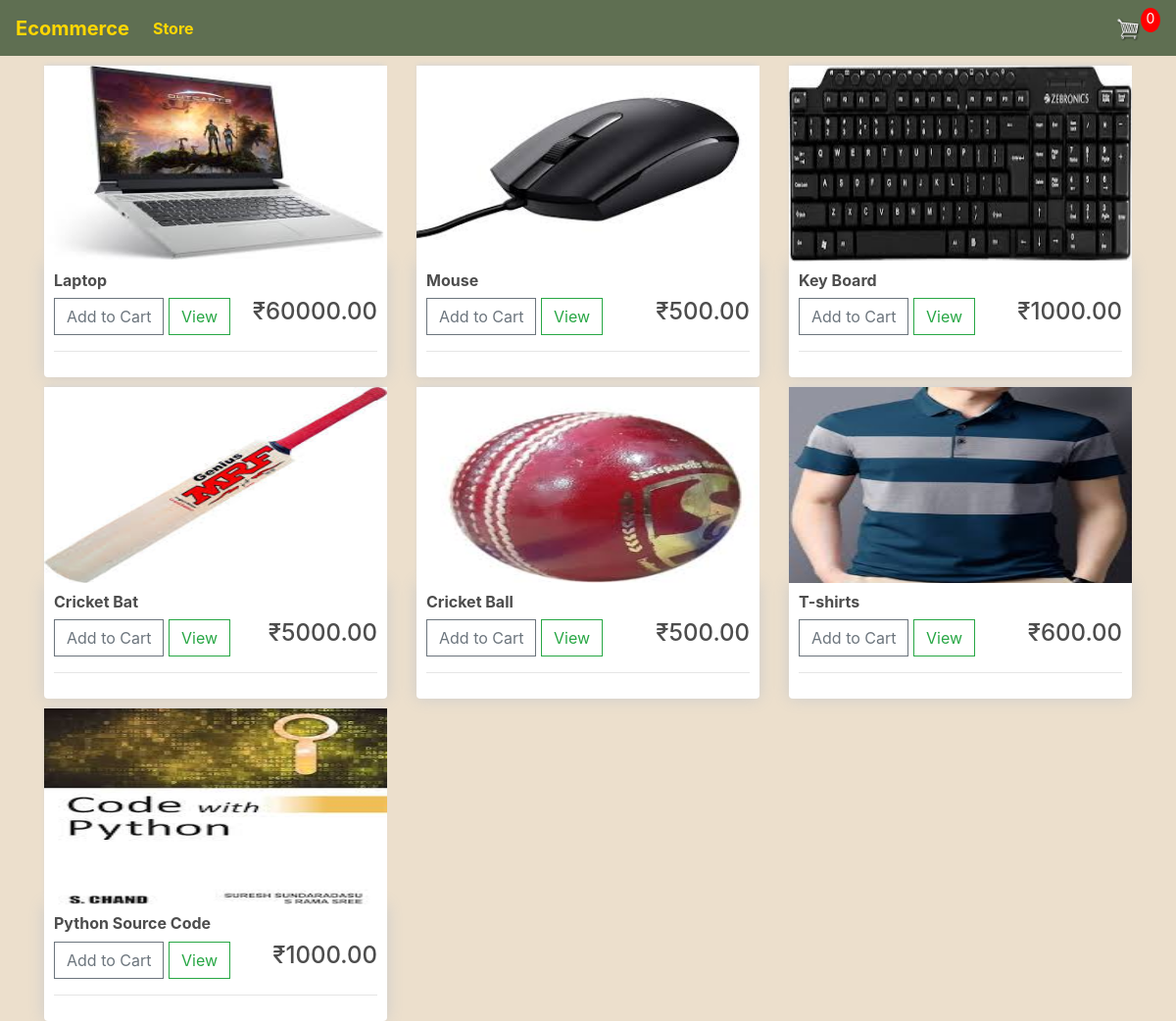
The page / on the database its author committed.
### store/models.py (models this page shows, shortened)
class Product(models.Model):
    name=models.CharField(max_length=100)
    price=models.DecimalField(max_digits=7, decimal_places=2)
    digit=models.BooleanField(default=False,null=True,blank=True)
    image=models.ImageField(null=True, blank=True)
    @property
    def imageURL(self):
        try:
            url=self.image.url
        except:
            url=''
        return  url

### store/views.py (the view)
# urls.py: path('',include('store.urls'))
def store(request):
	data=cartData(request)
	cartItems=data['cartItems']
	items=data['items']
	order=data['order']
	products = Product.objects.all()
	context = {'products':products, 'cartItems':cartItems}
	return render(request, 'store/store.html', context)

### store/utils.py (called while the page is built, shortened)
def cookieCart(request):
    try:
        cart = json.loads(request.COOKIES['cart'])
    except:
        cart = {}
        print('Cart:', cart)
    items = []
    order = {'get_cart_total': 0, 'get_cart_items': 0, 'shipping': False}
    cartItems = order['get_cart_items']
    return {'cartItems': cartItems, 'order': order,'items':items}

def cartData(request):
    if request.user.is_authenticated:
        customer = request.user.customer
        order, created = Order.objects.get_or_create(customer=customer, complete=False)
        items = order.orderitem_set.all()
        cartItems = order.get_cart_items
    else:
        cookieData = cookieCart(request)
        order = cookieData['order']
        cartItems = cookieData['cartItems']
        items = cookieData['items']
    return {'cartItems':cartItems, 'order':order, 'items':items}

### store/templates/store/store.html (shortened to what this page needs)
{% extends 'store/main.html' %}
{% load static %}
{% block content %}
<div class="row">
    {% for product in products %}
    <div class="col-lg-4">
        <img class="thumbnail" src="{{product.imageURL}}">
        <div class="box-element product">
            <h6><strong>{{product.name}}</strong></h6>
             <button data-product="{{product.id}}" data-action="add" class="btn btn-outline-secondary add-btn update-cart">Add to Cart</button>
            <a class="btn btn-outline-success" href="#">View</a>
            <h4 style="display: inline-block; float: right">&#x20B9;{{product.price|floatformat:2}}</h4>
            <hr>
        </div>
    </div>
    {% endfor %}
</div>
{% endblock content %}

### store/templates/store/main.html (shortened to what this page needs)
{% load static %}
<!DOCTYPE html>
<html lang="en">
<head>
	<link rel="stylesheet" href="https://stackpath.bootstrapcdn.com/bootstrap/4.4.1/css/bootstrap.min.css">
    <link rel="stylesheet" type="text/css" href="{% static 'css/main.css' %}">
</head>
<body style="background-color:#ECDFCC">
<nav class="navbar navbar-expand-lg navbar-light" style="background-color:#5F6F52">
  <a class="navbar-brand" href="{% url 'store' %}" style="color:#FFD700; font-weight: bold;">Ecommerce</a>
  <div class="collapse navbar-collapse" id="navbarSupportedContent">
    <ul class="navbar-nav mr-auto">
      <li class="nav-item active">
        <a class="nav-link" href="{% url  'store' %}" style="color:#FFD700; font-weight: bold;">Store<span class="sr-only">(current)</span></a>
      </li>
    </ul>
      <div class="form-inline my-2 my-lg-0">
     	<a href="{% url 'cart' %}">
    		<img  id="cart-icon" src="{% static 'images/cart.png' %}">
    	</a>
    	<p id="cart-total">{{cartItems}}</p>
    </div>
  </div>
</nav>
<div class="container">
    {% block content %}
    {% endblock content %}
</div>
</body>
</html>

### static/css/main.css (style rules this page uses)
body { background-color: hsl(0, 0%, 98%); }
h1,h2,h3,h4,h5,h6 { color:hsl(0, 0%, 30%); }
.box-element { box-shadow:hsl(0, 0%, 80%) 0 0 16px; background-color: #fff; border-radius: 4px; padding: 10px; }
.thumbnail { width: 100%; height: 200px; -webkit-box-shadow: -1px -3px 5px -2px rgba(214,214,214,1); -moz-box-shadow: -1px -3px 5px -2px rgba(214,214,214,1); box-shadow: -1px -3px 5px -2px rgba(214,214,214,1); }
.product { border-radius: 0 0 4px 4px; }
#cart-icon { width:25px; display: inline-block; margin-left: 15px; }
#cart-total { display: block; text-align: center; color:#fff; background-color: red; width: 20px; height: 25px; border-radius: 50%; font-size: 14px; }
.col-lg-4, .col-lg-6, .col-lg-8, .col-lg-12 { margin-top: 10px; }
.btn { border-radius: 0; }

### rows shown on the page
Product: imageURL (picture), name "Laptop", price "60000.00"
Product: imageURL (picture), name "Mouse", price "500.00"
Product: imageURL (picture), name "Key Board", price "1000.00"
Product: imageURL (picture), name "Cricket Bat", price "5000.00"
Product: imageURL (picture), name "Cricket Ball", price "500.00"
Product: imageURL (picture), name "T-shirts", price "600.00"
Product: imageURL (picture), name "Python Source Code", price "1000.00"

### other values the page prints
{{ cartItems }} "0"
